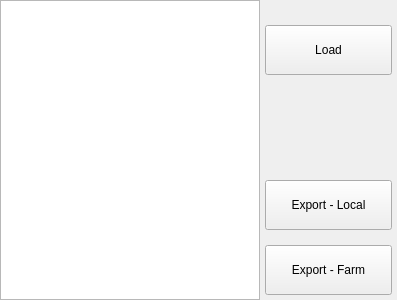
                          <widget class="QWidget" name="tab8">
                           <attribute name="title">
                            <string>RenderLayer</string>
                           </attribute>
                           <layout class="QGridLayout" name="gridLayout_3">
                            <property name="leftMargin">
                             <number>0</number>
                            </property>
                            <property name="topMargin">
                             <number>0</number>
                            </property>
                            <property name="rightMargin">
                             <number>0</number>
                            </property>
                            <property name="bottomMargin">
                             <number>0</number>
                            </property>
                            <item row="0" column="0">
                             <layout class="QHBoxLayout" name="horizontalLayout_18">
                              <property name="spacing">
                               <number>0</number>
                              </property>
                              <item>
                               <widget class="QTreeWidget" name="renderLayer_TreeWidget">
                                <property name="sizePolicy">
                                 <sizepolicy hsizetype="Expanding" vsizetype="Expanding">
                                  <horstretch>0</horstretch>
                                  <verstretch>0</verstretch>
                                 </sizepolicy>
                                </property>
                                <property name="minimumSize">
                                 <size>
                                  <width>260</width>
                                  <height>0</height>
                                 </size>
                                </property>
                                <property name="font">
                                 <font>
                                  <pointsize>10</pointsize>
                                 </font>
                                </property>
                                <property name="alternatingRowColors">
                                 <bool>true</bool>
                                </property>
                                <property name="selectionMode">
                                 <enum>QAbstractItemView::ExtendedSelection</enum>
                                </property>
                                <property name="sortingEnabled">
                                 <bool>true</bool>
                                </property>
                                <attribute name="headerVisible">
                                 <bool>false</bool>
                                </attribute>
                                <attribute name="headerShowSortIndicator" stdset="0">
                                 <bool>true</bool>
                                </attribute>
                                <column>
                                 <property name="text">
                                  <string notr="true">alembic</string>
                                 </property>
                                 <property name="textAlignment">
                                  <set>AlignCenter</set>
                                 </property>
                                </column>
                               </widget>
                              </item>
                              <item>
                               <layout class="QVBoxLayout" name="verticalLayout_18">
                                <property name="spacing">
                                 <number>5</number>
                                </property>
                                <property name="leftMargin">
                                 <number>5</number>
                                </property>
                                <property name="topMargin">
                                 <number>5</number>
                                </property>
                                <property name="rightMargin">
                                 <number>5</number>
                                </property>
                                <property name="bottomMargin">
                                 <number>5</number>
                                </property>
                                <item>
                                 <spacer name="verticalSpacer_22">
                                  <property name="orientation">
                                   <enum>Qt::Vertical</enum>
                                  </property>
                                  <property name="sizeHint" stdset="0">
                                   <size>
                                    <width>20</width>
                                    <height>20</height>
                                   </size>
                                  </property>
                                 </spacer>
                                </item>
                                <item>
                                 <widget class="QPushButton" name="renderLayerLoad_pushButton">
                                  <property name="sizePolicy">
                                   <sizepolicy hsizetype="Minimum" vsizetype="Preferred">
                                    <horstretch>0</horstretch>
                                    <verstretch>0</verstretch>
                                   </sizepolicy>
                                  </property>
                                  <property name="minimumSize">
                                   <size>
                                    <width>127</width>
                                    <height>50</height>
                                   </size>
                                  </property>
                                  <property name="text">
                                   <string>Load</string>
                                  </property>
                                 </widget>
                                </item>
                                <item>
                                 <spacer name="verticalSpacer_23">
                                  <property name="orientation">
                                   <enum>Qt::Vertical</enum>
                                  </property>
                                  <property name="sizeHint" stdset="0">
                                   <size>
                                    <width>20</width>
                                    <height>100</height>
                                   </size>
                                  </property>
                                 </spacer>
                                </item>
                                <item>
                                 <widget class="QPushButton" name="renderLayerExportLocal_pushButton">
                                  <property name="sizePolicy">
                                   <sizepolicy hsizetype="Minimum" vsizetype="Preferred">
                                    <horstretch>0</horstretch>
                                    <verstretch>0</verstretch>
                                   </sizepolicy>
                                  </property>
                                  <property name="minimumSize">
                                   <size>
                                    <width>0</width>
                                    <height>50</height>
                                   </size>
                                  </property>
                                  <property name="text">
                                   <string>Export - Local</string>
                                  </property>
                                 </widget>
                                </item>
                                <item>
                                 <spacer name="verticalSpacer_24">
                                  <property name="orientation">
                                   <enum>Qt::Vertical</enum>
                                  </property>
                                  <property name="sizeHint" stdset="0">
                                   <size>
                                    <width>20</width>
                                    <height>10</height>
                                   </size>
                                  </property>
                                 </spacer>
                                </item>
                                <item>
                                 <widget class="QPushButton" name="renderLayerExportFarm_pushButton">
                                  <property name="minimumSize">
                                   <size>
                                    <width>0</width>
                                    <height>50</height>
                                   </size>
                                  </property>
                                  <property name="text">
                                   <string>Export - Farm</string>
                                  </property>
                                 </widget>
                                </item>
                               </layout>
                              </item>
                             </layout>
                            </item>
                           </layout>
                          </widget>
